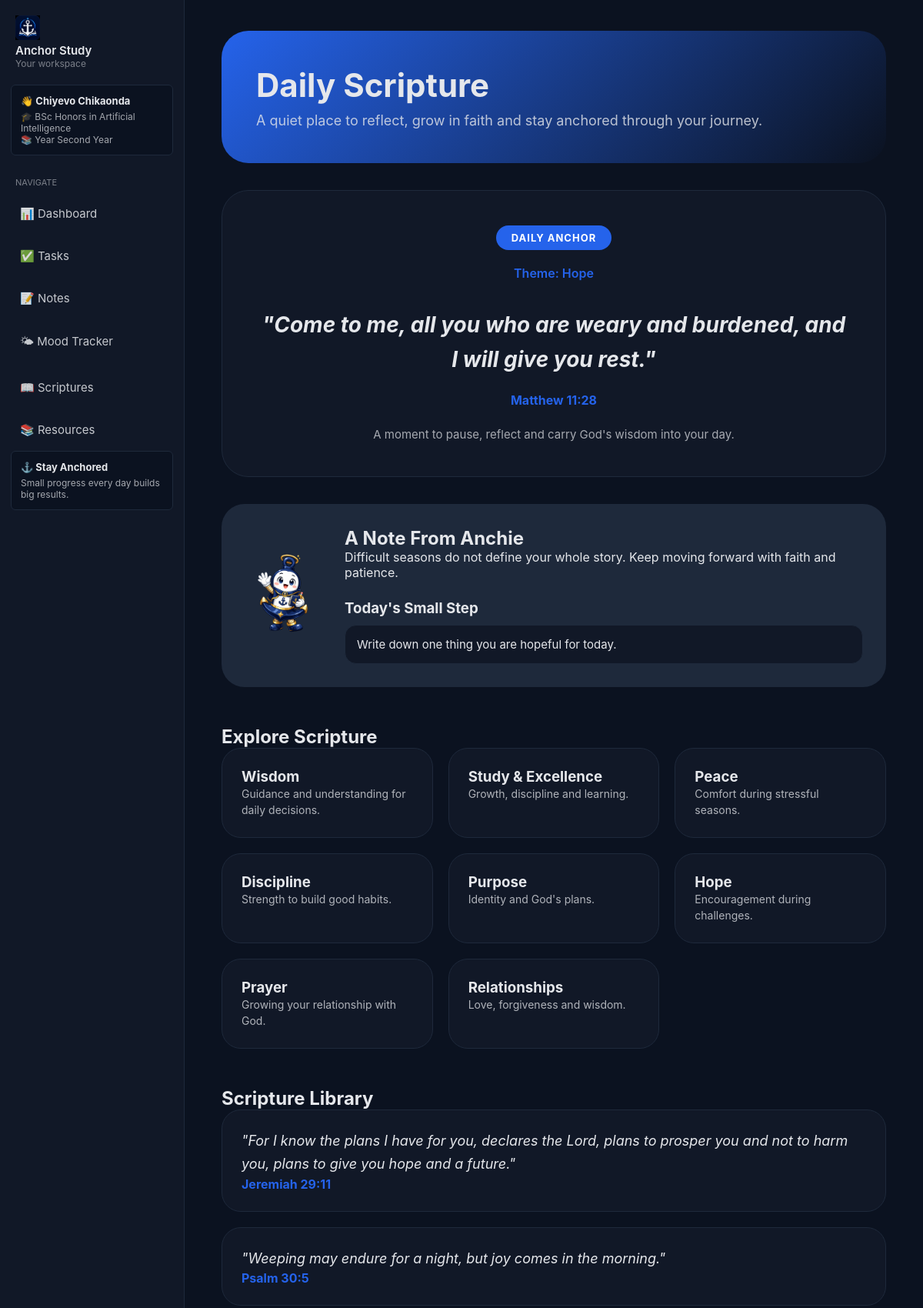
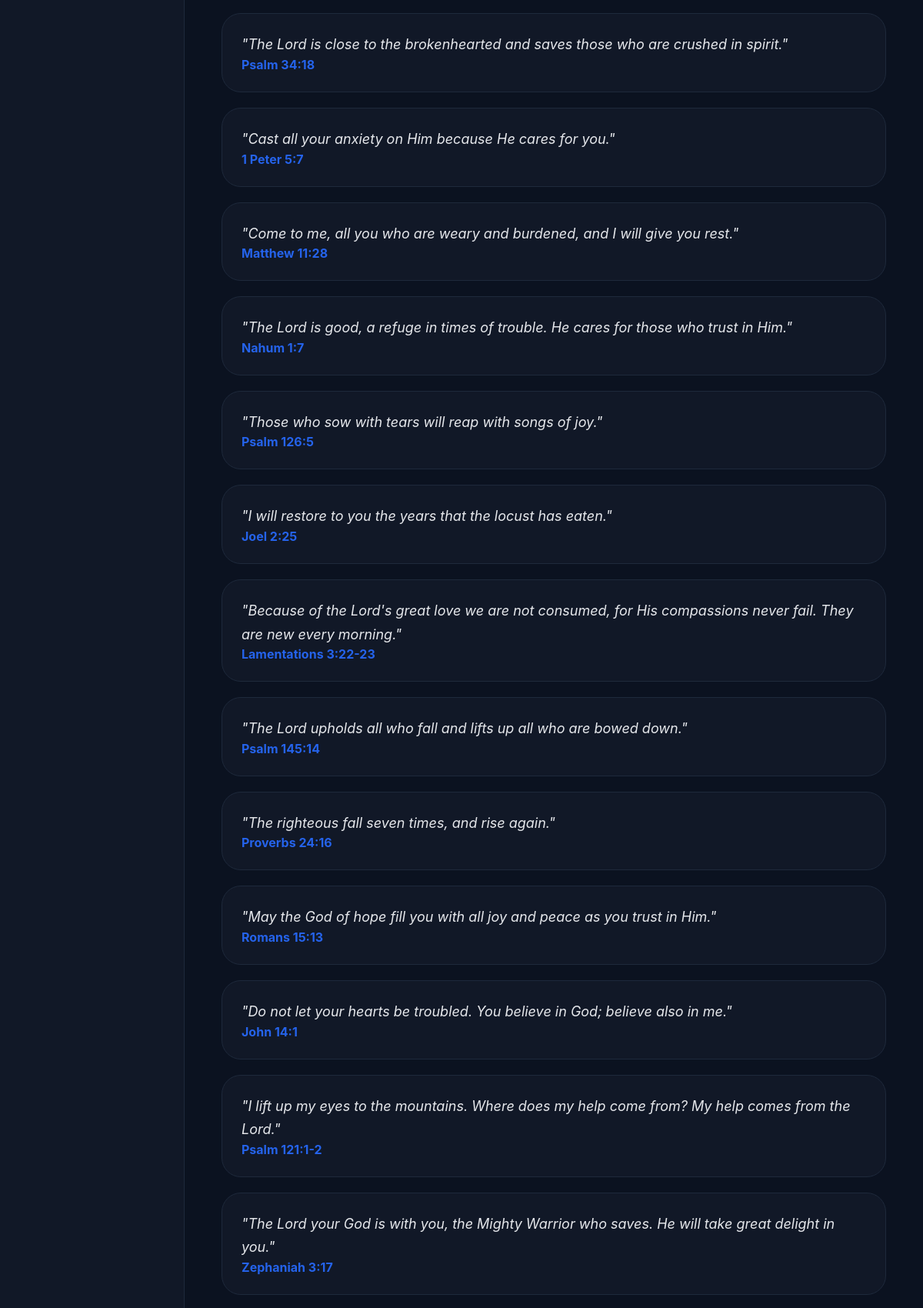
Screenshot of /scriptures (signed in, upper part) with the database file from the repository (2 pictures, top to bottom).
### tables this page shows
CREATE TABLE users(

        id INTEGER PRIMARY KEY AUTOINCREMENT,

        full_name TEXT,

        university TEXT,

        course TEXT,

        year TEXT,

        study_goal TEXT,

        target_gpa TEXT,

        username TEXT UNIQUE,

        password TEXT,

        birthday TEXT,

        theme TEXT DEFAULT 'light'

    );

### ai_student_assistant/routes/scriptures.py (the view)
@scriptures.route("/scriptures")
def scriptures_page():
    category = request.args.get("category")
    if category and category in VERSE_LIBRARY:
        verse = random.choice(
            VERSE_LIBRARY[category]
        )
        scriptures_list = VERSE_LIBRARY[category]
    else:
        category = random.choice(
            list(VERSE_LIBRARY.keys())
        )
        verse = random.choice(
            VERSE_LIBRARY[category]
        )
        scriptures_list = VERSE_LIBRARY[category]
    reflection = verse["reflection"]
    guidance = ANCHIE_GUIDANCE.get(
        category,
        ANCHIE_GUIDANCE["wisdom"]
    )
    return render_template(
        "scriptures.html",
        verse=verse,
        reflection=reflection,
        scriptures=scriptures_list,
        anchie_thought=guidance["thought"],
        small_step=guidance["step"],
        category=category
    )

### ai_student_assistant/database.py (called while the page is built)
def get_db():
    conn = sqlite3.connect(DB_NAME)
    conn.row_factory = sqlite3.Row
    return conn

### app.py (called while the page is built)
@app.context_processor
def inject_user_profile():
    profile_user = None
    if "user" in session:
        conn = get_db()
        profile_user = conn.execute(
            """
            SELECT
                full_name,
                course,
                year,
                theme
            FROM users
            WHERE username=?
            """,
            (session["user"],)
        ).fetchone()
        conn.close()
    return {
        "profile_user": profile_user
    }

### ai_student_assistant/templates/scriptures.html (shortened to what this page needs)
{% extends "base.html" %}
{% block content %}
<div class="scripture-container">
<section class="scripture-header">
    <div>
        <h1>Daily Scripture</h1>
        <p>
            A quiet place to reflect, grow in faith and stay anchored through your journey.
        </p>
    </div>
</section>
<section class="daily-verse">
<div class="daily-badge">
DAILY ANCHOR
</div>
<p class="verse-category">
Theme: {{ category|title }}
</p>
<h2>
"{{ verse.text }}"
</h2>
<p class="reference">
{{ verse.ref }}
</p>
<p class="daily-message">
A moment to pause, reflect and carry God's wisdom into your day.
</p>
</section>
<section class="anchie-section">
<img
src="{{ url_for('static', filename='anchie.png') }}"
alt="Anchie">
<div class="anchie-content">
<h2>
A Note From Anchie
</h2>
<p>
{{ anchie_thought }}
</p>
<h3>
Today's Small Step
</h3>
<div class="small-step">
{{ small_step }}
</div>
</div>
</section>
<section class="categories">
<h2>
Explore Scripture
</h2>
<div class="category-grid">
<a href="/scriptures?category=wisdom">
<h3>Wisdom</h3>
<p>Guidance and understanding for daily decisions.</p>
</a>
<a href="/scriptures?category=study">
<h3>Study & Excellence</h3>
<p>Growth, discipline and learning.</p>
</a>
<a href="/scriptures?category=peace">
<h3>Peace</h3>
<p>Comfort during stressful seasons.</p>
</a>
<a href="/scriptures?category=discipline">
<h3>Discipline</h3>
<p>Strength to build good habits.</p>
</a>
<a href="/scriptures?category=purpose">
<h3>Purpose</h3>
<p>Identity and God's plans.</p>
</a>
<a href="/scriptures?category=hope">
<h3>Hope</h3>
<p>Encouragement during challenges.</p>
</a>
<a href="/scriptures?category=prayer">
<h3>Prayer</h3>
<p>Growing your relationship with God.</p>
</a>
<a href="/scriptures?category=relationships">
<h3>Relationships</h3>
<p>Love, forgiveness and wisdom.</p>
</a>
</div>
</section>
<section class="library">
<h2>
Scripture Library
</h2>
{% for item in scriptures %}
<div class="scripture-card">
<p>
"{{ item.text }}"
</p>
<strong>
{{ item.ref }}
</strong>
</div>
{% endfor %}
</section>
</div>
{% endblock %}

### ai_student_assistant/templates/base.html (shortened to what this page needs)
<!DOCTYPE html>
<html>
<head>
</head>
<body>
{% if request.path not in ['/', '/login', '/signup'] %}
    <div class="sidebar main-sidebar">
        <div class="logo">
            <img src="{{ url_for('static', filename='anchor-study-logo.png') }}" alt="Anchor Study Logo" class="logo-image">
            <h2>Anchor Study</h2>
            <p>Your workspace</p>
        </div>
        {% if profile_user %}
            <div class="student-mini-card">
                <h3>👋 {{ profile_user["full_name"] }}</h3>
                <p>🎓 {{ profile_user["course"] }}</p>
                <p>📚 Year {{ profile_user["year"] }}</p>
            </div>
        {% endif %}
        <div class="menu-title">NAVIGATE</div>
        <a href="/dashboard">📊 Dashboard</a>
        <a href="/tasks" class="desktop-link">✅ Tasks</a>
        <a href="/notes" class="desktop-link">📝 Notes</a>
        <a href="/mood">🌤 Mood Tracker</a>
        <a href="/scriptures">📖 Scriptures</a>
        <a href="/resources">📚 Resources</a>
        <div class="study-card">
            <h3>⚓ Stay Anchored</h3>
            <p>Small progress every day builds big results.</p>
        </div>
    </div>
{% endif %}
{% if request.path == "/" %}
    <div class="welcome-main">
{% else %}
    <div class="main">
{% endif %}
{% block content %}
{% endblock %}
</div>
</body>
</html>

### ai_student_assistant/templates/base.html (style rules this page uses)
:root, [data-theme="default"] { --background: #07111f; --sidebar: #111827; --card: #0f172a; --accent: #2563eb; --text: #e5e7eb; --soft: #1e293b; --border: #334155; }
* { box-sizing: border-box; margin: 0; padding: 0; }
:root { --background: #0b1220; --sidebar: #111827; --card: #111827; --accent: #2563eb; --text: #e5e7eb; --soft: #1e293b; --border: #334155; }
body { min-height: 100vh; font-family: -apple-system, BlinkMacSystemFont, "Segoe UI", Helvetica, Arial, sans-serif; background: var(--background); color: var(--text); transition: background 0.4s ease, color 0.4s ease; overflow-x: hidden; }
html { scroll-behavior: smooth; }
.sidebar, .desktop-sidebar, .mobile-sidebar, .main, .welcome-main, .welcome-navbar { position: relative; z-index: 1; }
.sidebar { position: fixed; left: 0; top: 0; bottom: 0; width: 240px; background: var(--sidebar); padding: 20px 14px; display: flex; flex-direction: column; border-right: 1px solid var(--soft); overflow-y: auto; z-index: 1000; transition: transform 0.3s ease; }
.logo { margin-bottom: 20px; padding: 0 6px; }
.logo-image { width: 32px; height: 32px; object-fit: contain; }
.logo h2 { font-size: 15px; font-weight: 600; }
.logo p { font-size: 12px; opacity: 0.5; }
.student-mini-card, .study-card { background: var(--background); border: 1px solid var(--soft); border-radius: 6px; padding: 12px; margin-bottom: 16px; }
.student-mini-card h3, .study-card h3 { font-size: 13px; margin-bottom: 5px; }
.student-mini-card p, .study-card p { font-size: 12px; opacity: 0.7; }
.menu-title { font-size: 11px; opacity: 0.5; margin: 12px 6px 6px; }
.sidebar a { display: flex; align-items: center; gap: 10px; padding: 14px 12px; margin: 4px 0; border-radius: 12px; text-decoration: none; color: var(--text); font-size: 15px; opacity: 0.85; transition: background .2s ease, transform .2s ease; }
.main { margin-left: 240px; padding: 40px 48px; min-height: 100vh; max-width: 1100px; }

### ai_student_assistant/templates/scriptures.html (style rules this page uses)
.daily-badge { display:inline-block; background:var(--accent); color:white; padding:8px 20px; border-radius:30px; font-size:13px; letter-spacing:1px; font-weight:bold; }
.verse-category { margin-top:20px; color:var(--accent); font-weight:600; }
.daily-message { margin-top:25px; opacity:.7; font-size:15px; }
.anchie-content h3 { margin-top:25px; margin-bottom:10px; }
.small-step { background:var(--card); border:1px solid var(--soft); padding:15px; border-radius:15px; font-size:15px; }
.scripture-container { max-width:1100px; margin:auto; padding-bottom:40px; }
.scripture-header { background:linear-gradient( 135deg, var(--accent), transparent ); padding:45px; border-radius:35px; margin-bottom:35px; }
.scripture-header h1 { font-size:42px; margin-bottom:10px; }
.scripture-header p { font-size:18px; opacity:.8; }
.daily-verse { background:var(--card); border:1px solid var(--soft); padding:45px; border-radius:35px; text-align:center; }
.daily-verse h2 { margin-top:35px; font-size:28px; line-height:1.6; font-style:italic; }
.reference { margin-top:20px; color:var(--accent); font-weight:bold; }
.anchie-section { margin-top:35px; display:flex; align-items:center; gap:30px; background:var(--soft); padding:30px; border-radius:30px; }
.anchie-section img { width:100px; }
.categories, .library, .journal { margin-top:50px; }
.category-grid { display:grid; grid-template-columns:repeat(auto-fit,minmax(220px,1fr)); gap:20px; }
.category-grid a { text-decoration:none; color:var(--text); background:var(--card); border:1px solid var(--soft); padding:25px; border-radius:25px; transition:.3s; }
.category-grid p { opacity:.75; font-size:14px; line-height:1.5; }
.scripture-card { background:var(--card); border:1px solid var(--soft); padding:25px; border-radius:25px; margin-bottom:20px; }
.scripture-card p { font-size:18px; font-style:italic; line-height:1.7; }
.scripture-card strong { color:var(--accent); }

### rows the page displays
users: full_name "Chiyevo Chikaonda", course "BSc Honors in Artificial Intelligence", year "Second Year"

### other values shown
{{ category|title }} "Hope"
{{ verse.text }} "Come to me, all you who are weary and burdened, and I will give you rest."
{{ verse.ref }} "Matthew 11:28"
{{ anchie_thought }} "Difficult seasons do not define your whole story. Keep moving forward with faith and patience."
{{ small_step }} "Write down one thing you are hopeful for today."
{{ item.text }} "For I know the plans I have for you, declares the Lord, plans to prosper you and not to harm you, plans to give you hope and a future." "Weeping may endure for a night, but joy comes in the morning." "The Lord is close to the brokenhearted and saves those who are crushed in spirit." "Cast all your anxiety on Him because He cares for you." "Come to me, all you who are weary and burdened, and I will give you rest." "The Lord is good, a refuge in times of trouble. He cares for those who trust in Him." "Those who sow with tears will reap with songs of joy." "I will restore to you the years that the locust has eaten." "Because of the Lord's great love we are not consumed, for His compassions never fail. They are new every morning." "The Lord upholds all who fall and lifts up all who are bowed down." "The righteous fall seven times, and rise again." "May the God of hope fill you with all joy and peace as you trust in Him." "Do not let your hearts be troubled. You believe in God; believe also in me." "I lift up my eyes to the mountains. Where does my help come from? My help comes from the Lord." "The Lord your God is with you, the Mighty Warrior who saves. He will take great delight in you."
{{ item.ref }} "Jeremiah 29:11" "Psalm 30:5" "Psalm 34:18" "1 Peter 5:7" "Matthew 11:28" "Nahum 1:7" "Psalm 126:5" "Joel 2:25" "Lamentations 3:22-23" "Psalm 145:14" "Proverbs 24:16" "Romans 15:13" "John 14:1" "Psalm 121:1-2" "Zephaniah 3:17"
